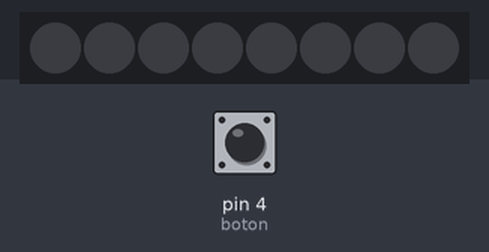
Simulated run of this sketch. Board: Arduino Uno, built with avr-gcc and run on an emulated ATmega328P. On the bench: 8 RGB LEDs in strip order, left to right. The test bench sets the inputs (shaded band); at power-on: pin 4 (boton) HIGH.

Above: at 1.2 s.
1.3 s: pin 4 (boton) pulled LOW for 0.15 s
At 2.0 s:
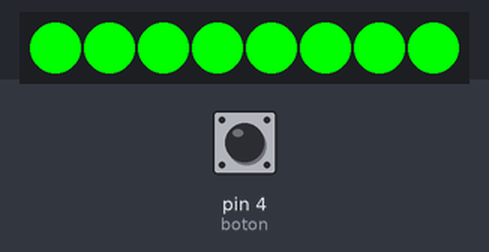
3.0 s: pin 4 (boton) pulled LOW for 1 s
At 3.01 s:
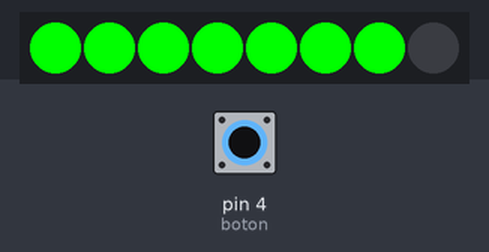
5.5 s: pin 4 (boton) pulled LOW for 3.2 s
At 5.51 s:
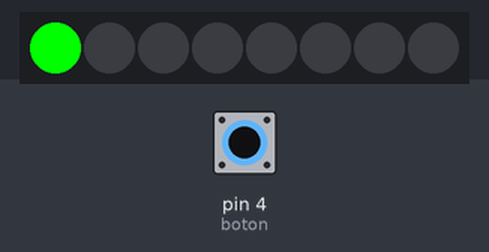
Timing chart, 0 to 10.2 s (numbered marks = the images above; inputs shaded):
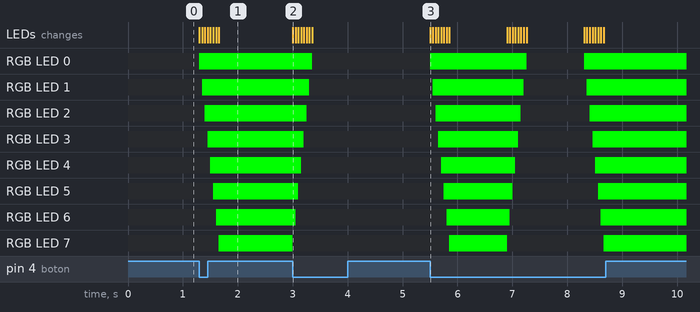

Measured:
- after the input at 1.3 s, RGB LED 0: off → RGB(0, 255, 0) at once; RGB LED 1: off → RGB(0, 255, 0) after 0.05 s; RGB LED 2: off → RGB(0, 255, 0) after 0.10 s; RGB LED 3: off → RGB(0, 255, 0) after 0.15 s; RGB LED 4: off → RGB(0, 255, 0) after 0.20 s; the LEDs: first change at once (image 1 shows a later state)
- after the input at 3.0 s, RGB LED 0: RGB(0, 255, 0) → off after 0.35 s; RGB LED 1: RGB(0, 255, 0) → off after 0.30 s; RGB LED 2: RGB(0, 255, 0) → off after 0.25 s; RGB LED 3: RGB(0, 255, 0) → off after 0.20 s; RGB LED 4: RGB(0, 255, 0) → off after 0.15 s; the LEDs: change at once (image 2)
- after the input at 5.5 s, RGB LED 0: off → RGB(0, 255, 0) at once, → off 1.8 s later, → RGB(0, 255, 0) 1.1 s later; RGB LED 1: off → RGB(0, 255, 0) after 0.05 s, → off 1.7 s later, → RGB(0, 255, 0) 1.2 s later

The sketch:

lightsaber_v1.ino
```cpp
#include <Adafruit_NeoPixel.h>

int PIN=3; //Pin donde está conectada la tira de leds
int NUMPIXELS=8; //Número de leds conectados

Adafruit_NeoPixel pixels = Adafruit_NeoPixel(NUMPIXELS, PIN, NEO_GRB + NEO_KHZ800);


int espera = 50;
int estado = 0;

int boton = 4;

void setup() {
      pixels.begin(); // Inicialización
      pixels.show(); // Inicialitza tots els pixels apagats

      pinMode(boton, INPUT);
}

void loop() {
  if (digitalRead(boton) == LOW and estado == 0){
  pixels.setPixelColor(0,0,255,0);
  pixels.show();
  delay(espera);
  pixels.setPixelColor(1,0,255,0);
  pixels.show();
  delay(espera);
  pixels.setPixelColor(2,0,255,0);
  pixels.show();
  delay(espera);
  pixels.setPixelColor(3,0,255,0);
  pixels.show();
  delay(espera);
  pixels.setPixelColor(4,0,255,0);
  pixels.show();
  delay(espera);
  pixels.setPixelColor(5,0,255,0);
  pixels.show();
  delay(espera);
  pixels.setPixelColor(6,0,255,0);
  pixels.show();
  delay(espera);
  pixels.setPixelColor(7,0,255,0);
  pixels.show();
  delay(espera);

  estado = 1;
  delay(1000);
  }

  if (digitalRead(boton) == LOW and estado == 1){
    pixels.setPixelColor(7,0,0,0);
    pixels.show();
    delay(espera);
    pixels.setPixelColor(6,0,0,0);
    pixels.show();
    delay(espera);
    pixels.setPixelColor(5,0,0,0);
    pixels.show();
    delay(espera);
    pixels.setPixelColor(4,0,0,0);
    pixels.show();
    delay(espera);
    pixels.setPixelColor(3,0,0,0);
    pixels.show();
    delay(espera);
    pixels.setPixelColor(2,0,0,0);
    pixels.show();
    delay(espera);
    pixels.setPixelColor(1,0,0,0);
    pixels.show();
    delay(espera);
    pixels.setPixelColor(0,0,0,0);
    pixels.show();
    delay(espera);

    estado = 0;
    delay(1000);
  }


}
```
